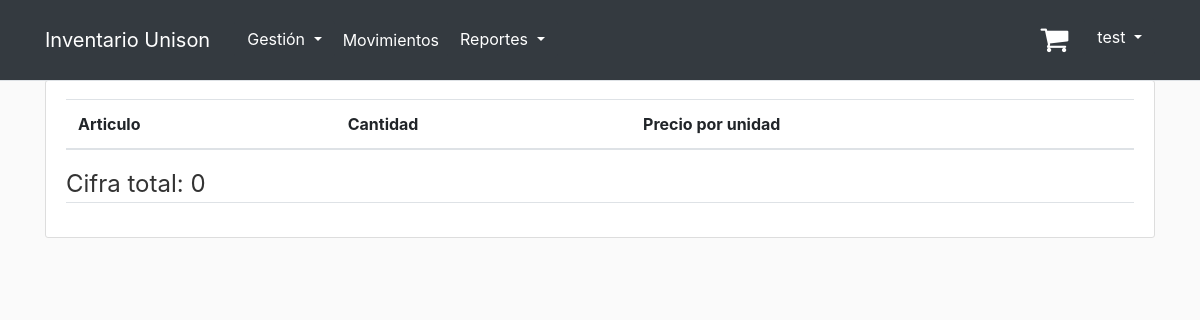
Before: /movements/movement_info/64/ (signed in) with the older database file.
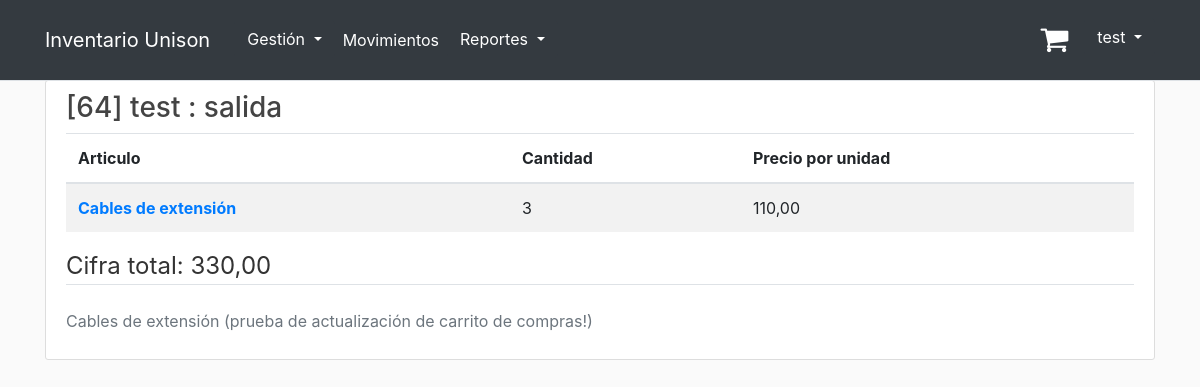
After: the same page with the newer database file.
### inventory/models.py (models this page shows, shortened)
class Order(models.Model):
    item = models.ForeignKey(Item, on_delete=models.SET_NULL, null=True)
    quantity = models.IntegerField(default=1)
    price = models.DecimalField(max_digits=10, decimal_places=2)
    report = models.ForeignKey(Report, on_delete=models.CASCADE)

class Report(models.Model):
    TYPE_MOVEMENT = [
        ('entrada', 'Entrada'),
        ('salida', 'Salida'),
    ]
    date = models.DateTimeField(default=timezone.now)
    movement = models.CharField(max_length=10, choices=TYPE_MOVEMENT)
    user = models.ForeignKey(User, on_delete=models.CASCADE)
    reason = models.TextField(blank=True, null=True)
    def __str__(self):
        return f"[{self.id}] {self.user.username} : {self.movement}"

class Item(models.Model):
    CATEGORY_CHOICES = [
        ('papeleria', 'Papelería'),
        ('limpieza', 'Limpieza'),
        ('plomeria', 'Plomería'),
        ('electricidad', 'Electricidad'),
    ]
    UNIT_CHOICES = [
        ('paquete', 'Paquete'),
        ('block', 'Block'),
        ('individual', 'Individual'),
        ('caja', 'Caja'),
    ]
    name = models.CharField(max_length=255)
    image = models.ImageField(default='default_item.jpg', upload_to='item_pics')
    sku = models.DecimalField(max_digits=10, decimal_places=0, unique=True)
    category = models.CharField(max_length=20, choices=CATEGORY_CHOICES)
    description = models.TextField()
    unit_type = models.CharField(max_length=20, choices=UNIT_CHOICES)
    unit_price = models.DecimalField(max_digits=10, decimal_places=2)
    stock = models.IntegerField(default=0)
    low_stock_threshold = models.IntegerField(default=10)
    unison = models.BooleanField(default=True)

### inventory/views.py (the view)
# urls.py: path('movements/movement_info/<int:movement_id>/', views.movement_info, name='movement_info'),
@staff_member_required
def movement_info(request, movement_id):
    orders = Order.objects.filter(report_id=movement_id)
    total = 0
    for order in orders:
        total += order.price * order.quantity
    return render(request, 'inventory/movement_info.html', {'title': 'Movement Info', 'orders': orders, 'total': total})

### inventory/templates/inventory/movement_info.html
{% extends "base.html" %}
{% load crispy_forms_filters %}
{% load crispy_forms_tags %}
{% block content %}
    <div class="content-section">
        <h3>{{ orders.first.report }}</h3>
        <table class="table table-striped">
            <thead>
            <tr>
                <th scope="col">Articulo</th>
                <th scope="col">Cantidad</th>
                <th scope="col">Precio por unidad</th>
            </tr>
            </thead>
            <tbody>
            {% for order in orders %}
                <tr>
                    <th scope="row">
                        {% if order.item is not None %}
                            <a href="{% url 'display_item' order.item.id %}">{{ order.item.name }}</a>
                        {% else %}
                            <a>Artículo eliminado</a>
                        {% endif %}
                    </th>
                    <td> {{ order.quantity }}</td>
                    <td> {{ order.price }}</td>
                </tr>
            {% endfor %}
            </tbody>
        </table>
        <legend class="border-bottom mb-4">Cifra total: {{ total }}</legend>
        <p class="text-secondary">{{ orders.first.report.reason }}</p>
    </div>
{% endblock content %}

Changed rows visible on the page:
added Order: first.report "[64] test : salida", item.name "Cables de extensión", quantity "3", price "110,00", first.report.reason "Cables de extensión (prueba de actualización de carrito de compras!)"
Other visible differences:
{{ total }}: "0" → "330,00"
